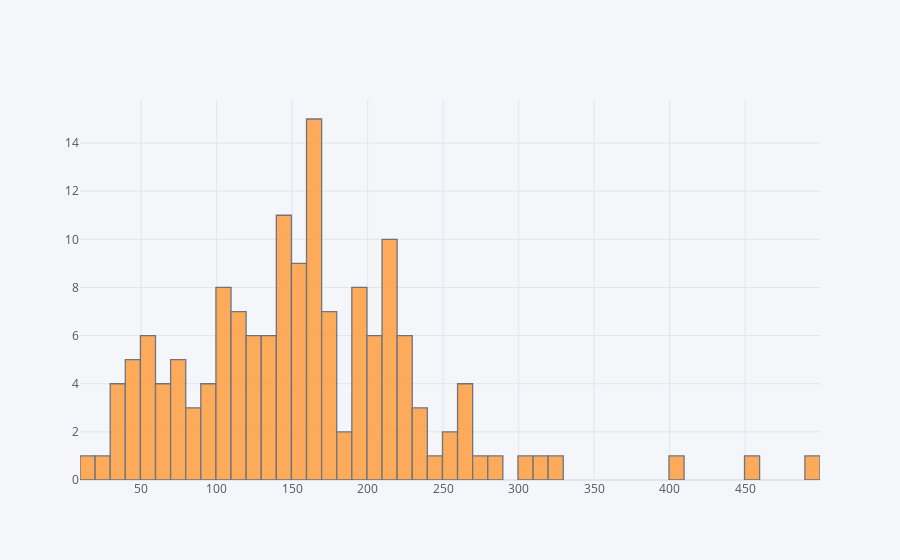

The notebook cell saved with this chart:
### Code cell
df['word_count'].iplot(kind='hist',bins=50)

### Figure 1 — Plotly figure (JSON) as saved in the notebook; plotly's stock layout.template omitted (floating-point values rounded to 4 significant figures; data arrays with more than 128 entries replaced by an {"elided": "..."} marker saying what was removed)
{"data": [{"histfunc": "count", "histnorm": "", "marker": {"color": "rgba(255, 153, 51, 1.0)", "line": {"color": "#4D5663", "width": 1.3}}, "name": "word_count", "nbinsx": 50, "opacity": 0.8, "orientation": "v", "type": "histogram", "x": {"elided": "152 int values"}}], "layout": {"autosize": true, "barmode": "overlay", "legend": {"bgcolor": "#F5F6F9", "font": {"color": "#4D5663"}}, "paper_bgcolor": "#F5F6F9", "plot_bgcolor": "#F5F6F9", "title": {"font": {"color": "#4D5663"}}, "xaxis": {"autorange": true, "gridcolor": "#E1E5ED", "range": [9.5, 499.5], "showgrid": true, "tickfont": {"color": "#4D5663"}, "title": {"font": {"color": "#4D5663"}, "text": ""}, "type": "linear", "zerolinecolor": "#E1E5ED"}, "yaxis": {"autorange": true, "gridcolor": "#E1E5ED", "range": [0, 15.79], "showgrid": true, "tickfont": {"color": "#4D5663"}, "title": {"font": {"color": "#4D5663"}, "text": ""}, "zerolinecolor": "#E1E5ED"}}}
